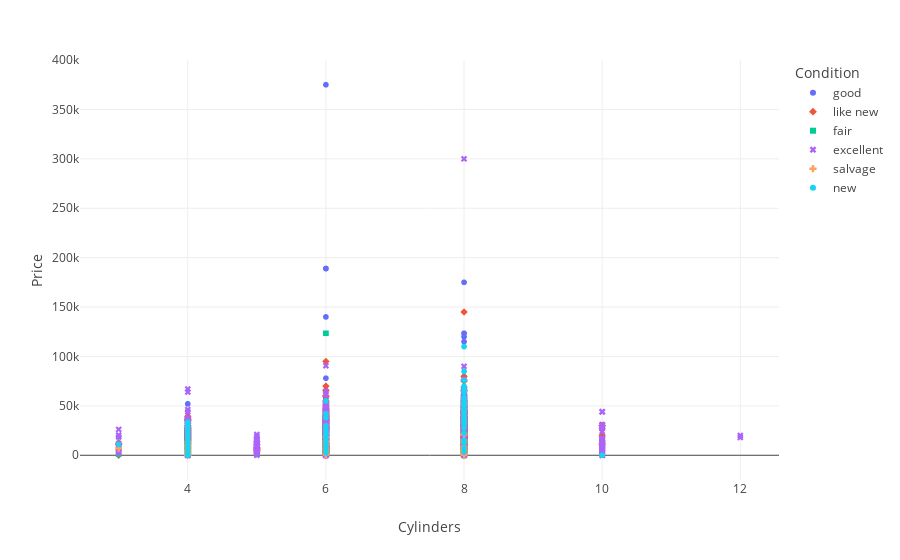

Notebook cell for this chart:
### Markdown cell above
Create Scatter Plot

Testing creation of scatter plots and histogram for usage in streamlit application. Because I set missing values in Model Year to 0, I will need to create a slider in the streamlit app that allows users to filter out Model Year 0.

### Code cell
# Ensure categorical columns are strings
vehicles['Condition'] = vehicles['Condition'].astype(str)
vehicles['Type'] = vehicles['Type'].astype(str)

# Scatter Plot
fig = px.scatter(
    vehicles,
    x="Cylinders",
    y="Price",
    color="Condition",       # Different colors for each condition
    symbol="Condition",      # Different shapes for each condition
    hover_data=['Model'],
    color_discrete_sequence=px.colors.qualitative.Plotly  # ensures distinct colors
)

fig.show()

### Figure 1 — Plotly figure (JSON) as saved in the notebook; plotly's stock layout.template omitted (floating-point values rounded to 4 significant figures; data arrays with more than 128 entries replaced by an {"elided": "..."} marker saying what was removed)
{"data": [{"customdata": {"elided": "20145x1 str values"}, "hovertemplate": "Condition=good<br>Cylinders=%{x}<br>Price=%{y}<br>Model=%{customdata[0]}<extra></extra>", "legendgroup": "good", "marker": {"color": "#636EFA", "symbol": "circle"}, "mode": "markers", "name": "good", "showlegend": true, "type": "scattergl", "x": {"elided": "20145 int values"}, "xaxis": "x", "y": {"elided": "20145 float values"}, "yaxis": "y"}, {"customdata": {"elided": "4742x1 str values"}, "hovertemplate": "Condition=like new<br>Cylinders=%{x}<br>Price=%{y}<br>Model=%{customdata[0]}<extra></extra>", "legendgroup": "like new", "marker": {"color": "#EF553B", "symbol": "diamond"}, "mode": "markers", "name": "like new", "showlegend": true, "type": "scattergl", "x": {"elided": "4742 int values"}, "xaxis": "x", "y": {"elided": "4742 float values"}, "yaxis": "y"}, {"customdata": {"elided": "1607x1 str values"}, "hovertemplate": "Condition=fair<br>Cylinders=%{x}<br>Price=%{y}<br>Model=%{customdata[0]}<extra></extra>", "legendgroup": "fair", "marker": {"color": "#00CC96", "symbol": "square"}, "mode": "markers", "name": "fair", "showlegend": true, "type": "scattergl", "x": {"elided": "1607 int values"}, "xaxis": "x", "y": {"elided": "1607 float values"}, "yaxis": "y"}, {"customdata": {"elided": "24773x1 str values"}, "hovertemplate": "Condition=excellent<br>Cylinders=%{x}<br>Price=%{y}<br>Model=%{customdata[0]}<extra></extra>", "legendgroup": "excellent", "marker": {"color": "#AB63FA", "symbol": "x"}, "mode": "markers", "name": "excellent", "showlegend": true, "type": "scattergl", "x": {"elided": "24773 int values"}, "xaxis": "x", "y": {"elided": "24773 float values"}, "yaxis": "y"}, {"customdata": [["toyota camry le"], ["ford f150"], ["nissan frontier"], ["toyota 4runner"], ["honda civic"], ["ford f-150"], ["ford f-250 super duty"], ["toyota tundra"], ["toyota camry"], ["ford mustang"], ["ford f-150"], ["ford expedition"], ["ford f350"], ["ford focus"], ["ram 1500"], ["toyota tacoma"], ["hyundai santa fe"], ["ford f-150"], ["nissan altima"], ["chevrolet silverado"], ["ram 1500"], ["ford focus"], ["toyota tacoma"], ["honda civic"], ["dodge dakota"], ["chevrolet silverado"], ["ford taurus"], ["nissan sentra"], ["ford f-150"], ["toyota tundra"], ["chevrolet impala"], ["chevrolet impala"], ["ford focus"], ["nissan altima"], ["honda civic lx"], ["ford taurus"], ["honda civic"], ["gmc yukon"], ["ford f-150"], ["gmc sierra"], ["cadillac escalade"], ["honda accord"], ["toyota 4runner"], ["honda civic"], ["chevrolet silverado"], ["honda civic lx"], ["ford taurus"], ["ford escape"], ["jeep cherokee"], ["nissan sentra"], ["volkswagen passat"], ["toyota tundra"], ["nissan altima"], ["ford explorer"], ["ford mustang"], ["ford f250"], ["toyota camry le"], ["chevrolet malibu"], ["honda civic lx"], ["toyota 4runner"], ["toyota camry"], ["toyota prius"], ["toyota rav4"], ["chevrolet impala"], ["nissan sentra"], ["subaru outback"], ["dodge charger"], ["subaru outback"], ["ford f-150"], ["nissan sentra"], ["toyota tundra"], ["nissan altima"], ["ram 1500"], ["hyundai sonata"], ["toyota tacoma"], ["ford mustang"], ["nissan sentra"], ["ford taurus"], ["ford f350 super duty"], ["chevrolet tahoe"], ["gmc yukon"], ["nissan versa"], ["honda cr-v"], ["toyota 4runner"], ["ram 1500"], ["ford explorer"], ["ford focus"], ["chevrolet equinox"], ["toyota corolla"], ["ram 1500"], ["ford focus"], ["subaru impreza"], ["chevrolet silverado"], ["toyota tacoma"], ["nissan sentra"], ["toyota camry"], ["honda accord"], ["dodge charger"], ["jeep cherokee"], ["hyundai sonata"], ["subaru outback"], ["jeep grand cherokee"], ["toyota prius"], ["ford focus"], ["chevrolet corvette"], ["nissan frontier"], ["subaru outback"], ["jeep wrangler"], ["jeep cherokee"], ["ford f150"], ["nissan versa"], ["honda accord"], ["dodge grand caravan"], ["hyundai sonata"], ["honda civic"]], "hovertemplate": "Condition=salvage<br>Cylinders=%{x}<br>Price=%{y}<br>Model=%{customdata[0]}<extra></extra>", "legendgroup": "salvage", "marker": {"color": "#FFA15A", "symbol": "cross"}, "mode": "markers", "name": "salvage", "showlegend": true, "type": "scattergl", "x": [4, 8, 6, 6, 4, 8, 8, 8, 6, 6, 6, 8, 8, 4, 8, 4, 6, 8, 4, 8, 8, 4, 6, 4, 8, 8, 6, 4, 6, 8, 4, 4, 4, 4, 4, 6, 4, 8, 6, 8, 8, 4, 6, 4, 8, 4, 6, 6, 8, 4, 6, 8, 4, 6, 6, 8, 6, 4, 4, 6, 4, 4, 4, 6, 4, 4, 4, 4, 8, 4, 8, 4, 8, 4, 4, 6, 4, 6, 8, 8, 6, 4, 4, 4, 8, 6, 4, 4, 4, 8, 3, 6, 6, 6, 4, 4, 6, 6, 6, 4, 4, 8, 4, 4, 8, 6, 4, 4, 6, 8, 4, 4, 6, 4, 4], "xaxis": "x", "y": [600.0, 1000.0, 5500.0, 999.0, 850.0, 5000.0, 8000.0, 2500.0, 1800.0, 1000.0, 1500.0, 1800.0, 8000.0, 580.0, 2700.0, 11000.0, 800.0, 800.0, 3800.0, 4100.0, 12900.0, 400.0, 18500.0, 13500.0, 5500.0, 900.0, 850.0, 4500.0, 3750.0, 22000.0, 800.0, 1700.0, 9450.0, 2000.0, 1500.0, 5000.0, 4000.0, 800.0, 13000.0, 800.0, 15000.0, 2950.0, 1500.0, 3500.0, 800.0, 10700.0, 9975.0, 1400.0, 1200.0, 3500.0, 800.0, 20750.0, 8750.0, 13200.0, 6750.0, 2950.0, 2495.0, 2400.0, 2700.0, 2500.0, 800.0, 1200.0, 1200.0, 1000.0, 4500.0, 500.0, 4700.0, 1000.0, 3500.0, 5200.0, 20750.0, 8750.0, 8725.0, 750.0, 5000.0, 1700.0, 3000.0, 3000.0, 6000.0, 2500.0, 700.0, 5990.0, 500.0, 2500.0, 2250.0, 650.0, 700.0, 1000.0, 1900.0, 600.0, 7000.0, 1000.0, 1500.0, 7000.0, 4800.0, 500.0, 2000.0, 700.0, 3000.0, 5000.0, 7000.0, 450.0, 9900.0, 1500.0, 5000.0, 14500.0, 500.0, 1500.0, 1000.0, 850.0, 500.0, 3500.0, 5000.0, 2900.0, 2700.0], "yaxis": "y"}, {"customdata": {"elided": "143x1 str values"}, "hovertemplate": "Condition=new<br>Cylinders=%{x}<br>Price=%{y}<br>Model=%{customdata[0]}<extra></extra>", "legendgroup": "new", "marker": {"color": "#19D3F3", "symbol": "circle"}, "mode": "markers", "name": "new", "showlegend": true, "type": "scattergl", "x": {"elided": "143 int values"}, "xaxis": "x", "y": {"elided": "143 float values"}, "yaxis": "y"}], "layout": {"legend": {"title": {"text": "Condition"}, "tracegroupgap": 0}, "margin": {"t": 60}, "xaxis": {"anchor": "y", "domain": [0, 1], "title": {"text": "Cylinders"}}, "yaxis": {"anchor": "x", "domain": [0, 1], "title": {"text": "Price"}}}}
